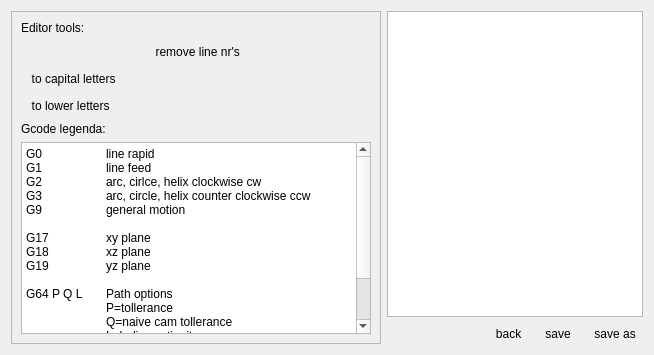
      <widget class="QWidget" name="editor">
       <layout class="QGridLayout" name="gridLayout_19">
        <item row="0" column="2">
         <layout class="QGridLayout" name="gridLayout">
          <item row="0" column="1" colspan="4">
           <widget class="QPlainTextEdit" name="plainTextEdit_gcode">
            <property name="plainText">
             <string/>
            </property>
           </widget>
          </item>
          <item row="1" column="1">
           <spacer name="horizontalSpacer_5">
            <property name="orientation">
             <enum>Qt::Horizontal</enum>
            </property>
            <property name="sizeHint" stdset="0">
             <size>
              <width>40</width>
              <height>20</height>
             </size>
            </property>
           </spacer>
          </item>
          <item row="1" column="4">
           <widget class="QToolButton" name="toolButton_textedit_save_as">
            <property name="text">
             <string> save as</string>
            </property>
            <property name="icon">
             <iconset resource="icons.qrc">
              <normaloff>:/pictures/btn_25_25_file_save_as.png</normaloff>:/pictures/btn_25_25_file_save_as.png</iconset>
            </property>
            <property name="iconSize">
             <size>
              <width>35</width>
              <height>35</height>
             </size>
            </property>
            <property name="toolButtonStyle">
             <enum>Qt::ToolButtonTextBesideIcon</enum>
            </property>
            <property name="autoRaise">
             <bool>true</bool>
            </property>
           </widget>
          </item>
          <item row="1" column="2">
           <widget class="QToolButton" name="toolButton_text_edit_home">
            <property name="text">
             <string> back</string>
            </property>
            <property name="icon">
             <iconset resource="icons.qrc">
              <normaloff>:/pictures/btn_25_25_home.png</normaloff>:/pictures/btn_25_25_home.png</iconset>
            </property>
            <property name="iconSize">
             <size>
              <width>35</width>
              <height>35</height>
             </size>
            </property>
            <property name="toolButtonStyle">
             <enum>Qt::ToolButtonTextBesideIcon</enum>
            </property>
            <property name="autoRaise">
             <bool>true</bool>
            </property>
           </widget>
          </item>
          <item row="1" column="3">
           <widget class="QToolButton" name="toolButton_textedit_save">
            <property name="text">
             <string> save</string>
            </property>
            <property name="icon">
             <iconset resource="icons.qrc">
              <normaloff>:/pictures/btn_25_25_file_save.png</normaloff>:/pictures/btn_25_25_file_save.png</iconset>
            </property>
            <property name="iconSize">
             <size>
              <width>35</width>
              <height>35</height>
             </size>
            </property>
            <property name="toolButtonStyle">
             <enum>Qt::ToolButtonTextBesideIcon</enum>
            </property>
            <property name="autoRaise">
             <bool>true</bool>
            </property>
           </widget>
          </item>
         </layout>
        </item>
        <item row="0" column="0">
         <widget class="QFrame" name="frame_2">
          <property name="sizePolicy">
           <sizepolicy hsizetype="Fixed" vsizetype="Preferred">
            <horstretch>0</horstretch>
            <verstretch>0</verstretch>
           </sizepolicy>
          </property>
          <property name="minimumSize">
           <size>
            <width>200</width>
            <height>0</height>
           </size>
          </property>
          <property name="maximumSize">
           <size>
            <width>16777215</width>
            <height>16777215</height>
           </size>
          </property>
          <property name="baseSize">
           <size>
            <width>0</width>
            <height>0</height>
           </size>
          </property>
          <property name="frameShape">
           <enum>QFrame::StyledPanel</enum>
          </property>
          <property name="frameShadow">
           <enum>QFrame::Raised</enum>
          </property>
          <layout class="QGridLayout" name="gridLayout_21">
           <item row="0" column="1">
            <layout class="QGridLayout" name="gridLayout_20">
             <item row="0" column="0">
              <widget class="QLabel" name="label_13">
               <property name="text">
                <string>Editor tools:</string>
               </property>
              </widget>
             </item>
             <item row="1" column="0">
              <widget class="QToolButton" name="toolButton_remove_line_nrs">
               <property name="sizePolicy">
                <sizepolicy hsizetype="Preferred" vsizetype="Fixed">
                 <horstretch>0</horstretch>
                 <verstretch>0</verstretch>
                </sizepolicy>
               </property>
               <property name="toolTip">
                <string>&lt;html&gt;&lt;head/&gt;&lt;body&gt;&lt;p&gt;Remove line numbers and start spacing from text.&lt;/p&gt;&lt;p&gt;From:&lt;/p&gt;&lt;p&gt;&lt;span style=&quot; font-weight:700;&quot;&gt;N001 X0 Y0 Z0&lt;/span&gt;&lt;/p&gt;&lt;p&gt;to :&lt;/p&gt;&lt;p&gt;&lt;span style=&quot; font-weight:700;&quot;&gt;X0 Y0 Z0&lt;/span&gt;&lt;/p&gt;&lt;/body&gt;&lt;/html&gt;</string>
               </property>
               <property name="text">
                <string> remove line nr's</string>
               </property>
               <property name="icon">
                <iconset resource="icons.qrc">
                 <normaloff>:/pictures/btn_25_25.png</normaloff>:/pictures/btn_25_25.png</iconset>
               </property>
               <property name="iconSize">
                <size>
                 <width>35</width>
                 <height>35</height>
                </size>
               </property>
               <property name="toolButtonStyle">
                <enum>Qt::ToolButtonTextBesideIcon</enum>
               </property>
               <property name="autoRaise">
                <bool>true</bool>
               </property>
              </widget>
             </item>
             <item row="4" column="0">
              <widget class="QLabel" name="label_16">
               <property name="text">
                <string>Gcode legenda:</string>
               </property>
              </widget>
             </item>
             <item row="5" column="0">
              <widget class="QPlainTextEdit" name="plainTextEdit">
               <property name="sizePolicy">
                <sizepolicy hsizetype="Minimum" vsizetype="Expanding">
                 <horstretch>0</horstretch>
                 <verstretch>0</verstretch>
                </sizepolicy>
               </property>
               <property name="minimumSize">
                <size>
                 <width>350</width>
                 <height>0</height>
                </size>
               </property>
               <property name="plainText">
                <string>G0 	line rapid
G1 	line feed
G2 	arc, cirlce, helix clockwise cw
G3 	arc, circle, helix counter clockwise ccw
G9 	general motion 

G17  	xy plane 
G18  	xz plane 
G19  	yz plane 

G64 P Q L 	Path options
	P=tollerance
	Q=naive cam tollerance
	L=helix continuity

</string>
               </property>
              </widget>
             </item>
             <item row="3" column="0">
              <widget class="QToolButton" name="toolButton_to_lower_letters">
               <property name="toolTip">
                <string>&lt;html&gt;&lt;head/&gt;&lt;body&gt;&lt;p&gt;From:&lt;/p&gt;&lt;p&gt;&lt;span style=&quot; font-weight:700;&quot;&gt;X0 Y0 Z0&lt;/span&gt;&lt;/p&gt;&lt;p&gt;to :&lt;/p&gt;&lt;p&gt;&lt;span style=&quot; font-weight:700;&quot;&gt;x0 x0 x0&lt;/span&gt;&lt;/p&gt;&lt;/body&gt;&lt;/html&gt;</string>
               </property>
               <property name="text">
                <string> to lower letters</string>
               </property>
               <property name="icon">
                <iconset resource="icons.qrc">
                 <normaloff>:/pictures/btn_25_25.png</normaloff>:/pictures/btn_25_25.png</iconset>
               </property>
               <property name="iconSize">
                <size>
                 <width>35</width>
                 <height>35</height>
                </size>
               </property>
               <property name="toolButtonStyle">
                <enum>Qt::ToolButtonTextBesideIcon</enum>
               </property>
               <property name="autoRaise">
                <bool>true</bool>
               </property>
              </widget>
             </item>
             <item row="2" column="0">
              <widget class="QToolButton" name="toolButton_to_capital_letters">
               <property name="toolTip">
                <string>&lt;html&gt;&lt;head/&gt;&lt;body&gt;&lt;p&gt;From:&lt;/p&gt;&lt;p&gt;&lt;span style=&quot; font-weight:700;&quot;&gt;x0 x0 x0&lt;/span&gt;&lt;/p&gt;&lt;p&gt;to :&lt;/p&gt;&lt;p&gt;&lt;span style=&quot; font-weight:700;&quot;&gt;X0 Y0 Z0&lt;/span&gt;&lt;/p&gt;&lt;/body&gt;&lt;/html&gt;</string>
               </property>
               <property name="text">
                <string> to capital letters</string>
               </property>
               <property name="icon">
                <iconset resource="icons.qrc">
                 <normaloff>:/pictures/btn_25_25.png</normaloff>:/pictures/btn_25_25.png</iconset>
               </property>
               <property name="iconSize">
                <size>
                 <width>35</width>
                 <height>35</height>
                </size>
               </property>
               <property name="toolButtonStyle">
                <enum>Qt::ToolButtonTextBesideIcon</enum>
               </property>
               <property name="autoRaise">
                <bool>true</bool>
               </property>
              </widget>
             </item>
            </layout>
           </item>
          </layout>
         </widget>
        </item>
       </layout>
      </widget>
